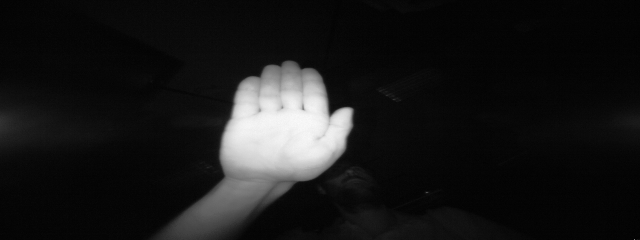
#> input picture PRODIGY_ML_4/train_3/01_palm/frame_03_01_0007.png, 640 x 240 px, found by its file name; its folder holds only this picture in this run
$ jupyter execute --allow-errors Hand_Gesture.ipynb
#> lines starting #> are read from the running program, lines starting #| are printed output that depends on the picture
# **Hand Gesture Recognition Model**

[cell 1]
import os
import cv2
import numpy as np
from skimage.feature import hog
from sklearn.svm import SVC
from sklearn.metrics import accuracy_score, classification_report, confusion_matrix
from sklearn.model_selection import train_test_split
import matplotlib.pyplot as plt

[cell 2]
DATASET_PATH = r"C:/Users/HP/Documents/PRODIGY_INTERSHIP_ML/PRODIGY_ML_4/train_3"

IMAGE_SIZE = (128, 128)

label_map = {}
X = []
y = []

[cell 3]
class_id = 0

for folder in os.listdir(DATASET_PATH):
    folder_path = os.path.join(DATASET_PATH, folder)

    if not os.path.isdir(folder_path):
        continue

    label_map[folder] = class_id
    print("Loading:", folder)

    for img_file in os.listdir(folder_path):
        img_path = os.path.join(folder_path, img_file)

        img = cv2.imread(img_path)
#> img is the input picture: shape (240, 640, 3); min 0, max 250, mean 25.2

        if img is None:
            continue

        img = cv2.resize(img, IMAGE_SIZE)
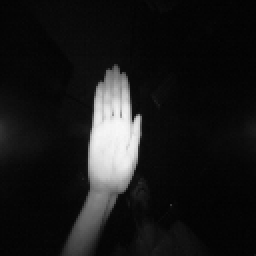
#> img: shape (128, 128, 3) (shown 2 times larger); min 2, max 248, mean 25.2
        gray = cv2.cvtColor(img, cv2.COLOR_BGR2GRAY)

        feature, _ = hog(
            gray,
            orientations=9,
            pixels_per_cell=(8, 8),
            cells_per_block=(2, 2),
            visualize=True
        )
#> feature = 8100 values, max 0.794 at index 2474, min 0 at index 1, mean 0.131

        X.append(feature)
        y.append(class_id)

    class_id += 1
#> pass 2 of the loop `for folder in os.listdir(DATASET_PATH):`:
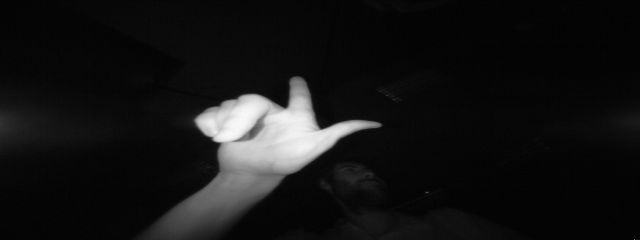
#> input picture PRODIGY_ML_4/train_3/02_l/frame_03_02_0001.png, 640 x 240 px, found by its file name
#> img is the input picture: shape (240, 640, 3); min 0, max 250, mean 21
#> `img = cv2.resize(img, IMAGE_SIZE)`:
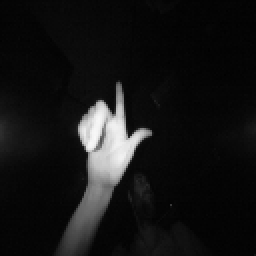
#> img: shape (128, 128, 3) (shown 2 times larger); min 1, max 248, mean 20.9
#> `feature, _ = hog( gray, orientations=9, pixels_per_cell=(8, 8), cells_..`: feature = 8100 values, max 0.629 at index 3375, min 0 at index 6, mean 0.131

X = np.array(X)
y = np.array(y)

print("Total samples:", len(X))
#| Total samples: 2
print("Classes:", label_map)

[cell 4]
X_train, X_val, y_train, y_val = train_test_split(
    X, y, test_size=0.20, random_state=42
)
#> y_train = [0]; y_val = [1]

print("Train:", X_train.shape, "Validation:", X_val.shape)
#| Train: (1, 8100) Validation: (1, 8100)

[cell 5]
svm_model = SVC(kernel="linear", probability=True)
#> (the rest of this cell did not finish here and is left out)

#> (a cell that did not finish here is left out)

#> (a cell that did not finish here is left out)

[cell 8]
def predict_gesture(image_path):
    if not os.path.exists(image_path):
        return "Error: Path does not exist!"

    img = cv2.imread(image_path)
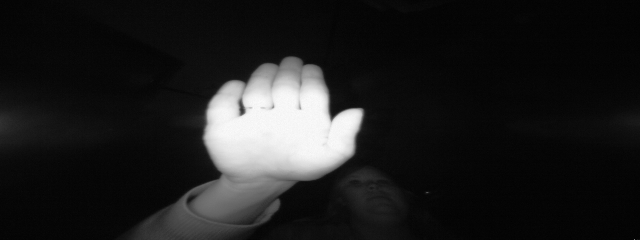
#> input picture PRODIGY_ML_4/test_3/frame_02_01_0009.png, 640 x 240 px, found by its file name
#> img is the input picture: shape (240, 640, 3); min 1, max 252, mean 31
    if img is None:
        return "Error: Cannot read image!"

    img = cv2.resize(img, IMAGE_SIZE)
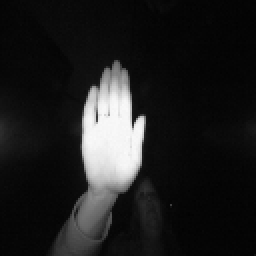
#> img: shape (128, 128, 3) (shown 2 times larger); min 2, max 250, mean 31
    gray = cv2.cvtColor(img, cv2.COLOR_BGR2GRAY)

    feature, _ = hog(
        gray,
        orientations=9,
        pixels_per_cell=(8, 8),
        cells_per_block=(2, 2),
        visualize=True
    )
#> feature = 8100 values, max 0.803 at index 4644, min 0 at index 1, mean 0.13

    pred = svm_model.predict([feature])[0]

    class_name = list(label_map.keys())[list(label_map.values()).index(pred)]
    return class_name
